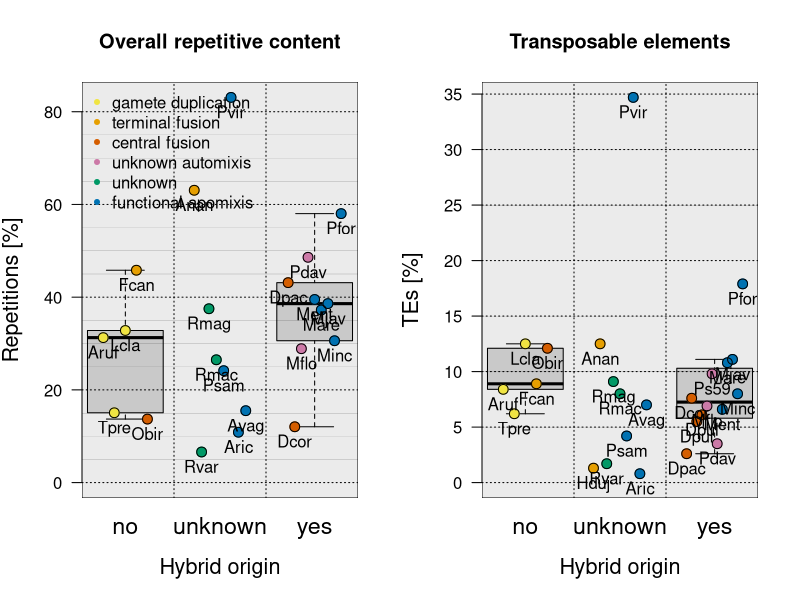

The R script that drew this image:
############
# Get data #
############

genome_tab <- read.table('tables/genome_table.tsv',
                         header = T, stringsAsFactors = F, skip = 1, check.names = F)
rownames(genome_tab) <- genome_tab$code
# take only relevant columns and reverse the order of rows
genome_tab <- genome_tab[nrow(genome_tab):1,c(1,3:5,15:18)]
# kick out those that have no
genome_tab <- genome_tab[!(is.na(genome_tab$TEs) & is.na(genome_tab$repeats)),]

genome_tab$reproduction_mode[is.na(genome_tab$reproduction_mode)] <- "unknown"
genome_tab$hybrid_origin[is.na(genome_tab$hybrid_origin)] <- "unknown"
hyb_origins <- c("no", "unknown", "yes")
repr_modes  <- c("gamete_duplication", "terminal_fusion", "central_fusion", "unknown_automixis",
                 "unknown", "functional_apomixis")

# ordering
genome_tab$hybrid_origin <- ordered(genome_tab$hybrid_origin, levels=hyb_origins )
genome_tab$reproduction_mode <- ordered(genome_tab$reproduction_mode, levels=repr_modes )

###
# misc
###

pal <- c(rgb(0.9411, 0.8941, 0.2588), # yellow - gamete duplication
         rgb(0.9019, 0.6235, 0     ), # orange - terminal fusion
         rgb(0.8352, 0.3686, 0     ), # vermillion - central fusion
         rgb(0.8,    0.4745, 0.6549), # pink - automixis unknown
         rgb(0,      3/5,    2/5     ), # blue - apomixis
         rgb(0,      0.4470, 0.6980)) # green - unknown

plot_corpus <- function(.var, .ylab, .legend = F){
    plot(NULL, bty = 'n', axes=FALSE, xlim = c(0.65, 3.35), ylim = c(0,max(genome_tab[,.var], na.rm = T)),
        xlab = "Hybrid origin", ylab = .ylab,
        pch = NA, col = rgb(0.878,0.878,0.878), cex.lab = 1.3
    )

    axis(2, las=1)
    axis(1, labels = hyb_origins, at = 1:3, tick = F, line = F, cex.axis = 1.4)
    rect(par("usr")[1], par("usr")[3], par("usr")[2], par("usr")[4], col=rgb(0.92,0.92,0.92))

    boxplot_col <- rgb(0.66, 0.66, 0.66, alpha=0.5)
    known_hybrid_orig_tab <- genome_tab[genome_tab$hybrid_origin != 'unknown',]
    boxplot(known_hybrid_orig_tab[,.var] ~ known_hybrid_orig_tab$hybrid_origin, bty = 'n', axes=FALSE,
          pch = NA, col = boxplot_col, cex.lab = 1.3, add = T
    )

    # grid(lwd = 1.2, col = 'gray', nx=NA, ny=NULL)
    grid(lwd = 1, col = 1, nx=3, ny=NULL)
    abline(lwd = 0.1, h = seq(0, max(genome_tab[,.var], na.rm = T), by = 5)[(1:28) %% 4 != 1])

    if(.legend){
        legend('topleft', bty = 'n',
               c("gamete duplication", "terminal fusion", "central fusion", "unknown automixis", "unknown", "functional apomixis"),
               col = pal, pch = c(rep(20,6)), cex = 1)
    }
}

plot_ploits <- function(hyb_origin = "no", .var = "repeats"){
    # repr_modes
    subset <- genome_tab[genome_tab$hybrid_origin == hyb_origin, c(.var, "ploidy", "reproduction_mode")]
    subset <- subset[order(subset$reproduction_mode),]
    subset <- subset[!is.na(subset[,.var]),]

    # if(hyb_origin == "unknown"){
    #     subset <- subset[c(1,4,2,3,5:8),]
    # }

    at <- which(hyb_origin == hyb_origins)
    misplacement <- seq(from = -0.35, to = 0.35,
                        length = nrow(subset) + 2)[2:(nrow(subset)+1)]

    points(at + misplacement, subset[,.var],
           col = pal[subset$reproduction_mode],
           pch = 19, cex = 1.3)
    points(at + misplacement, subset[,.var],
           pch = 21, cex = 1.3)
    text(at + misplacement, subset[,.var], substr(rownames(subset), 1, 4), pos = 1)
}

#####
# REPEATS
####


tiff("figures/Supp_fig2_rep_TE_patterns.tiff",
     width = 12, height = 6, units = 'in', res = 90)
# pdf('figures/Supp_fig2_rep_TE_patterns.pdf', width = 16, height = 8)

# tiff("figures/Supp_fig2a_repetitions.tiff",
#      width = 8, height = 8, units = 'in', res = 90)
# # png('figures/Supp_fig2a_repetitions.png')

plot_tab <- genome_tab[!is.na(genome_tab$repeats),]
par(mfrow = c(1,2))
plot_corpus("repeats", "Repetitions [%]", T)
title("Overall repetitive content")
plot_ploits("no", "repeats")
plot_ploits("unknown", "repeats")
plot_ploits("yes", "repeats")

# dev.off()

#####
# TEs
####
plot_tab <- genome_tab[!is.na(genome_tab$TEs),]

# tiff("figures/Supp_fig2b_TEs.tiff",
#      width = 8, height = 8, units = 'in', res = 90)
# # png('figures/Supp_fig2b_TEs.png')

plot_corpus("TEs", "TEs [%]")
title("Transposable elements")
plot_ploits("no", "TEs")
plot_ploits("unknown", "TEs")
plot_ploits("yes", "TEs")

dev.off()
